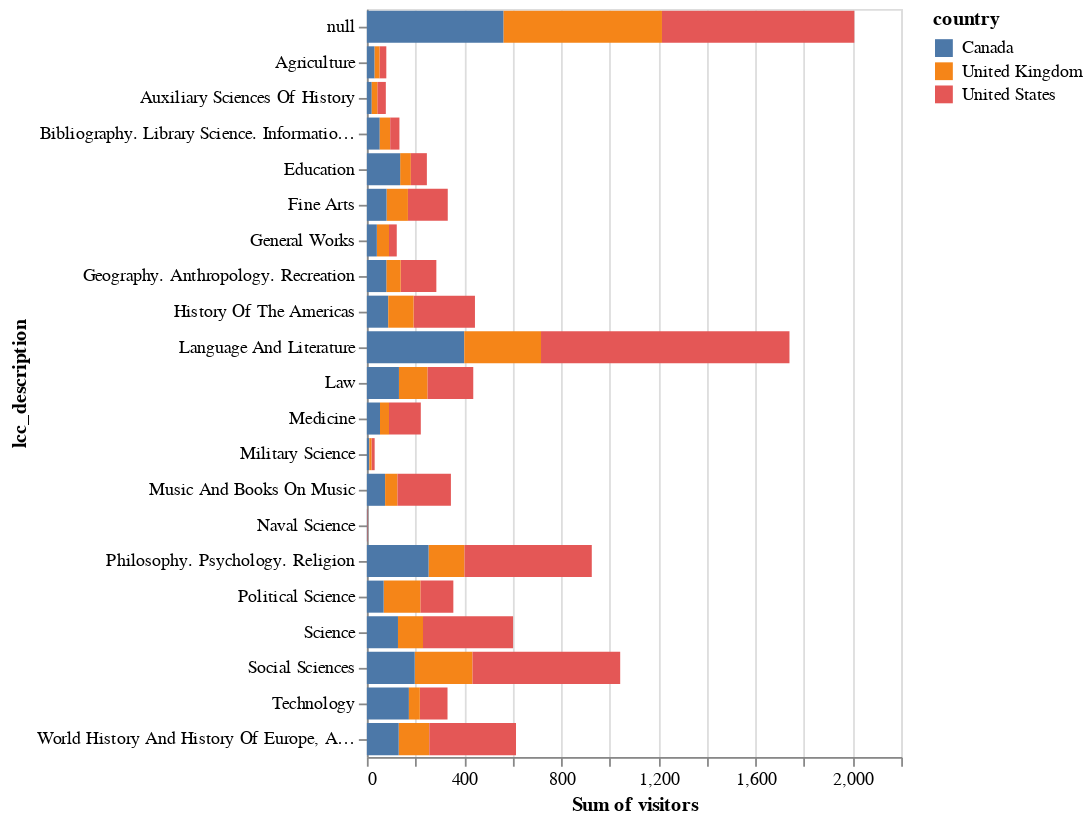

Notebook code cell kept with this figure:
### Code cell
alt.Chart(pageviews).mark_bar().encode(
    y = 'lcc_description:N',
    x = 'sum(visitors):Q',
    color = 'country:N'
)

### Figure 1 — Vega specification as saved in the notebook (floating-point values rounded to 4 significant figures)
{"$schema": "https://vega.github.io/schema/vega/v5.json", "data": [{"name": "source_0", "values": [{"country": "Canada", "lcc_description": "Military Science", "sum_visitors": 10, "sum_visitors_end": 10.0, "sum_visitors_start": 0.0}, {"country": "United States", "lcc_description": "History Of The Americas", "sum_visitors": 253, "sum_visitors_end": 445.0, "sum_visitors_start": 192.0}, {"country": "United Kingdom", "lcc_description": "Social Sciences", "sum_visitors": 238, "sum_visitors_end": 435.0, "sum_visitors_start": 197.0}, {"country": "United Kingdom", "lcc_description": null, "sum_visitors": 653, "sum_visitors_end": 1215.0, "sum_visitors_start": 562.0}, {"country": "United Kingdom", "lcc_description": "Science", "sum_visitors": 103, "sum_visitors_end": 231.0, "sum_visitors_start": 128.0}, {"country": "Canada", "lcc_description": "Medicine", "sum_visitors": 54, "sum_visitors_end": 54.0, "sum_visitors_start": 0.0}, {"country": "Canada", "lcc_description": "Language And Literature", "sum_visitors": 401, "sum_visitors_end": 401.0, "sum_visitors_start": 0.0}, {"country": "United Kingdom", "lcc_description": "Philosophy. Psychology. Religion", "sum_visitors": 148, "sum_visitors_end": 402.0, "sum_visitors_start": 254.0}, {"country": "United Kingdom", "lcc_description": "World History And History Of Europe, Asia, Africa, Australia, New Zealand, Etc.", "sum_visitors": 126, "sum_visitors_end": 257.0, "sum_visitors_start": 131.0}, {"country": "United Kingdom", "lcc_description": "Language And Literature", "sum_visitors": 316, "sum_visitors_end": 717.0, "sum_visitors_start": 401.0}, {"country": "United States", "lcc_description": "Science", "sum_visitors": 371, "sum_visitors_end": 602.0, "sum_visitors_start": 231.0}, {"country": "Canada", "lcc_description": null, "sum_visitors": 562, "sum_visitors_end": 562.0, "sum_visitors_start": 0.0}, {"country": "United States", "lcc_description": "Fine Arts", "sum_visitors": 164, "sum_visitors_end": 333.0, "sum_visitors_start": 169.0}, {"country": "United States", "lcc_description": "Philosophy. Psychology. Religion", "sum_visitors": 524, "sum_visitors_end": 926.0, "sum_visitors_start": 402.0}, {"country": "United States", "lcc_description": "Social Sciences", "sum_visitors": 608, "sum_visitors_end": 1043.0, "sum_visitors_start": 435.0}, {"country": "United Kingdom", "lcc_description": "Education", "sum_visitors": 44, "sum_visitors_end": 181.0, "sum_visitors_start": 137.0}, {"country": "Canada", "lcc_description": "Social Sciences", "sum_visitors": 197, "sum_visitors_end": 197.0, "sum_visitors_start": 0.0}, {"country": "Canada", "lcc_description": "Bibliography. Library Science. Information Resources (General)", "sum_visitors": 53, "sum_visitors_end": 53.0, "sum_visitors_start": 0.0}, {"country": "United States", "lcc_description": null, "sum_visitors": 792, "sum_visitors_end": 2007.0, "sum_visitors_start": 1215.0}, {"country": "United Kingdom", "lcc_description": "Law", "sum_visitors": 118, "sum_visitors_end": 250.0, "sum_visitors_start": 132.0}, {"country": "Canada", "lcc_description": "Education", "sum_visitors": 137, "sum_visitors_end": 137.0, "sum_visitors_start": 0.0}, {"country": "Canada", "lcc_description": "Music And Books On Music", "sum_visitors": 75, "sum_visitors_end": 75.0, "sum_visitors_start": 0.0}, {"country": "United Kingdom", "lcc_description": "Fine Arts", "sum_visitors": 88, "sum_visitors_end": 169.0, "sum_visitors_start": 81.0}, {"country": "Canada", "lcc_description": "World History And History Of Europe, Asia, Africa, Australia, New Zealand, Etc.", "sum_visitors": 131, "sum_visitors_end": 131.0, "sum_visitors_start": 0.0}, {"country": "United States", "lcc_description": "Language And Literature", "sum_visitors": 1023, "sum_visitors_end": 1740.0, "sum_visitors_start": 717.0}, {"country": "Canada", "lcc_description": "Law", "sum_visitors": 132, "sum_visitors_end": 132.0, "sum_visitors_start": 0.0}, {"country": "United States", "lcc_description": "Geography. Anthropology. Recreation", "sum_visitors": 147, "sum_visitors_end": 286.0, "sum_visitors_start": 139.0}, {"country": "United States", "lcc_description": "Law", "sum_visitors": 188, "sum_visitors_end": 438.0, "sum_visitors_start": 250.0}, {"country": "United Kingdom", "lcc_description": "Bibliography. Library Science. Information Resources (General)", "sum_visitors": 43, "sum_visitors_end": 96.0, "sum_visitors_start": 53.0}, {"country": "United Kingdom", "lcc_description": "General Works", "sum_visitors": 50, "sum_visitors_end": 91.0, "sum_visitors_start": 41.0}, {"country": "United States", "lcc_description": "Agriculture", "sum_visitors": 28, "sum_visitors_end": 80.0, "sum_visitors_start": 52.0}, {"country": "United Kingdom", "lcc_description": "Political Science", "sum_visitors": 152, "sum_visitors_end": 221.0, "sum_visitors_start": 69.0}, {"country": "United Kingdom", "lcc_description": "Geography. Anthropology. Recreation", "sum_visitors": 59, "sum_visitors_end": 139.0, "sum_visitors_start": 80.0}, {"country": "Canada", "lcc_description": "Geography. Anthropology. Recreation", "sum_visitors": 80, "sum_visitors_end": 80.0, "sum_visitors_start": 0.0}, {"country": "Canada", "lcc_description": "Philosophy. Psychology. Religion", "sum_visitors": 254, "sum_visitors_end": 254.0, "sum_visitors_start": 0.0}, {"country": "Canada", "lcc_description": "General Works", "sum_visitors": 41, "sum_visitors_end": 41.0, "sum_visitors_start": 0.0}, {"country": "Canada", "lcc_description": "Science", "sum_visitors": 128, "sum_visitors_end": 128.0, "sum_visitors_start": 0.0}, {"country": "United States", "lcc_description": "Technology", "sum_visitors": 114, "sum_visitors_end": 332.0, "sum_visitors_start": 218.0}, {"country": "United States", "lcc_description": "World History And History Of Europe, Asia, Africa, Australia, New Zealand, Etc.", "sum_visitors": 357, "sum_visitors_end": 614.0, "sum_visitors_start": 257.0}, {"country": "United Kingdom", "lcc_description": "Agriculture", "sum_visitors": 21, "sum_visitors_end": 52.0, "sum_visitors_start": 31.0}, {"country": "Canada", "lcc_description": "History Of The Americas", "sum_visitors": 88, "sum_visitors_end": 88.0, "sum_visitors_start": 0.0}, {"country": "United States", "lcc_description": "General Works", "sum_visitors": 32, "sum_visitors_end": 123.0, "sum_visitors_start": 91.0}, {"country": "United Kingdom", "lcc_description": "Music And Books On Music", "sum_visitors": 51, "sum_visitors_end": 126.0, "sum_visitors_start": 75.0}, {"country": "Canada", "lcc_description": "Technology", "sum_visitors": 173, "sum_visitors_end": 173.0, "sum_visitors_start": 0.0}, {"country": "United States", "lcc_description": "Music And Books On Music", "sum_visitors": 220, "sum_visitors_end": 346.0, "sum_visitors_start": 126.0}, {"country": "Canada", "lcc_description": "Political Science", "sum_visitors": 69, "sum_visitors_end": 69.0, "sum_visitors_start": 0.0}, {"country": "United States", "lcc_description": "Education", "sum_visitors": 66, "sum_visitors_end": 247.0, "sum_visitors_start": 181.0}, {"country": "United States", "lcc_description": "Auxiliary Sciences Of History", "sum_visitors": 35, "sum_visitors_end": 78.0, "sum_visitors_start": 43.0}, {"country": "Canada", "lcc_description": "Auxiliary Sciences Of History", "sum_visitors": 20, "sum_visitors_end": 20.0, "sum_visitors_start": 0.0}, {"country": "United Kingdom", "lcc_description": "History Of The Americas", "sum_visitors": 104, "sum_visitors_end": 192.0, "sum_visitors_start": 88.0}, {"country": "United States", "lcc_description": "Medicine", "sum_visitors": 131, "sum_visitors_end": 222.0, "sum_visitors_start": 91.0}, {"country": "United States", "lcc_description": "Military Science", "sum_visitors": 13, "sum_visitors_end": 32.0, "sum_visitors_start": 19.0}, {"country": "Canada", "lcc_description": "Fine Arts", "sum_visitors": 81, "sum_visitors_end": 81.0, "sum_visitors_start": 0.0}, {"country": "United States", "lcc_description": "Political Science", "sum_visitors": 135, "sum_visitors_end": 356.0, "sum_visitors_start": 221.0}, {"country": "United Kingdom", "lcc_description": "Auxiliary Sciences Of History", "sum_visitors": 23, "sum_visitors_end": 43.0, "sum_visitors_start": 20.0}, {"country": "Canada", "lcc_description": "Agriculture", "sum_visitors": 31, "sum_visitors_end": 31.0, "sum_visitors_start": 0.0}, {"country": "United States", "lcc_description": "Bibliography. Library Science. Information Resources (General)", "sum_visitors": 38, "sum_visitors_end": 134.0, "sum_visitors_start": 96.0}, {"country": "United Kingdom", "lcc_description": "Technology", "sum_visitors": 45, "sum_visitors_end": 218.0, "sum_visitors_start": 173.0}, {"country": "United Kingdom", "lcc_description": "Medicine", "sum_visitors": 37, "sum_visitors_end": 91.0, "sum_visitors_start": 54.0}, {"country": "United Kingdom", "lcc_description": "Military Science", "sum_visitors": 9, "sum_visitors_end": 19.0, "sum_visitors_start": 10.0}, {"country": "United States", "lcc_description": "Naval Science", "sum_visitors": 2, "sum_visitors_end": 3.0, "sum_visitors_start": 1.0}, {"country": "Canada", "lcc_description": "Naval Science", "sum_visitors": 1, "sum_visitors_end": 1.0, "sum_visitors_start": 0.0}]}, {"name": "source_0_y_domain_lcc_description", "values": [{"lcc_description": "Military Science"}, {"lcc_description": "History Of The Americas"}, {"lcc_description": "Social Sciences"}, {"lcc_description": null}, {"lcc_description": "Science"}, {"lcc_description": "Medicine"}, {"lcc_description": "Language And Literature"}, {"lcc_description": "Philosophy. Psychology. Religion"}, {"lcc_description": "World History And History Of Europe, Asia, Africa, Australia, New Zealand, Etc."}, {"lcc_description": "Fine Arts"}, {"lcc_description": "Education"}, {"lcc_description": "Bibliography. Library Science. Information Resources (General)"}, {"lcc_description": "Law"}, {"lcc_description": "Music And Books On Music"}, {"lcc_description": "Geography. Anthropology. Recreation"}, {"lcc_description": "General Works"}, {"lcc_description": "Agriculture"}, {"lcc_description": "Political Science"}, {"lcc_description": "Technology"}, {"lcc_description": "Auxiliary Sciences Of History"}, {"lcc_description": "Naval Science"}]}, {"name": "source_0_color_domain_country", "values": [{"country": "Canada"}, {"country": "United States"}, {"country": "United Kingdom"}]}], "signals": [{"name": "y_step", "value": 20}, {"name": "height", "update": "bandspace(domain('y').length, 0.1, 0.05) * y_step"}], "marks": [{"type": "rect", "name": "marks", "from": {"data": "source_0"}, "encode": {"update": {"height": {"signal": "max(0.25, bandwidth('y'))"}, "ariaRoleDescription": {"value": "bar"}, "x2": {"field": "sum_visitors_start", "scale": "x"}, "fill": {"field": "country", "scale": "color"}, "x": {"field": "sum_visitors_end", "scale": "x"}, "y": {"field": "lcc_description", "scale": "y"}, "description": {"signal": "\"Sum of visitors: \" + (format(datum[\"sum_visitors\"], \"\")) + \"; lcc_description: \" + (isValid(datum[\"lcc_description\"]) ? datum[\"lcc_description\"] : \"\"+datum[\"lcc_description\"]) + \"; country: \" + (isValid(datum[\"country\"]) ? datum[\"country\"] : \"\"+datum[\"country\"])"}}}, "style": ["bar"]}], "scales": [{"name": "x", "type": "linear", "domain": {"fields": ["sum_visitors_start", "sum_visitors_end"], "data": "source_0"}, "range": [0, {"signal": "width"}], "nice": true, "zero": true}, {"name": "y", "type": "band", "domain": {"data": "source_0_y_domain_lcc_description", "field": "lcc_description", "sort": true}, "range": {"step": {"signal": "y_step"}}, "paddingInner": 0.1, "paddingOuter": 0.05}, {"name": "color", "type": "ordinal", "domain": {"data": "source_0_color_domain_country", "field": "country", "sort": true}, "range": "category"}], "axes": [{"scale": "x", "maxExtent": 0, "zindex": 0, "gridScale": "y", "orient": "bottom", "tickCount": {"signal": "ceil(width/40)"}, "labels": false, "grid": true, "domain": false, "ticks": false, "minExtent": 0, "aria": false}, {"scale": "x", "tickCount": {"signal": "ceil(width/40)"}, "zindex": 0, "labelOverlap": true, "grid": false, "orient": "bottom", "labelFlush": true, "title": "Sum of visitors"}, {"scale": "y", "grid": false, "zindex": 0, "orient": "left", "title": "lcc_description"}], "background": "white", "padding": 5, "legends": [{"fill": "color", "symbolType": "square", "title": "country"}], "style": "cell", "width": 300}
